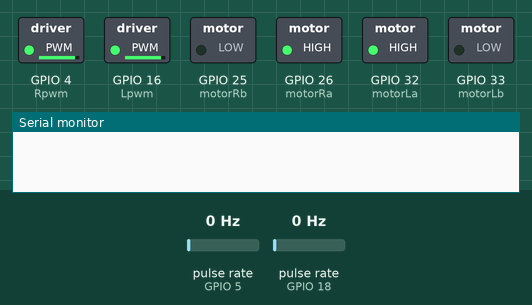
The sketch below on a simulated ESP32. On the bench: switched loads named in the sketch (green lamp = pin HIGH), the last lines printed to the serial monitor. Wiring (inferred from the names in the program): 2 × pulse sensor: data GPIO 5 / data GPIO 18. The inputs (shaded band) are chosen by the test bench; at power-on: pulse rate (sensors on GPIO 18, GPIO 5) 0 Hz.

Above: at 1.2 s.
1.3 s: pulse rate (sensor on GPIO 18) set to 15 Hz
4.3 s: pulse rate (sensor on GPIO 18) set to 20 Hz
At 5.7 s:
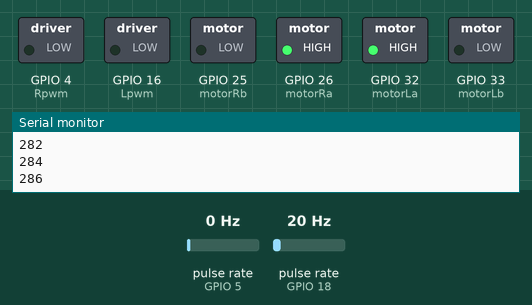
Timing chart, 0 to 7.3 s (numbered marks = the images above; inputs shaded):
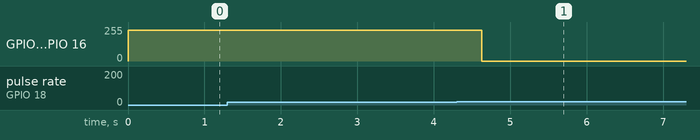

The sketch:

1a_encoder_motor_ticks.ino
```cpp
/*

    Code to measures ticks of one revolution
    through motor actuation .

*/

// encoder pins
#define enc_L   5
#define enc_R   18
// motor pins
#define motorRa 26
#define motorRb 25
#define motorLa 32
#define motorLb 33
#define Rpwm 4
#define Lpwm 16

// PWM Variables
const int channel_R = 0;
const int channel_L = 1;
const int freq = 5000;
const int res = 8;
//Encoder variables
int count_R    = 0;
int count_L    = 0;
short ticks_req = 0;
unsigned int one_rev_ticks = 200 ;


void setup()
{
    Serial.begin(115200);
    setup_all_pins();
    start();
}
void loop(){}

// Encoders-Interrupt callback functions
void Update_encR(){
    count_R++;

    if(one_rev_ticks <=count_R++ ){
        stop_();
    }
}

void Update_encL(){
    count_L++;
}

void setup_all_pins(){
    // encoder pinout defination
    pinMode(enc_R,INPUT);
    pinMode(enc_L,INPUT);
    // Interrupt connection to gpio pins and defining interrupt case
    attachInterrupt(digitalPinToInterrupt(enc_R),Update_encR,CHANGE);
    attachInterrupt(digitalPinToInterrupt(enc_L),Update_encL,CHANGE);
    // Motor Pins defination
    pinMode(motorLa, OUTPUT);
    pinMode(motorLb, OUTPUT);
    pinMode(motorRa, OUTPUT);
    pinMode(motorRb, OUTPUT);
    ledcSetup(channel_R ,freq , res);
    ledcSetup(channel_L ,freq , res);
    ledcAttachPin(Rpwm,channel_R);
    ledcAttachPin(Lpwm,channel_L);

}

void stop_(){
  Serial.println(count_R);
  ledcWrite(channel_R , 0);
  ledcWrite(channel_L , 0);
}

void start(){
  digitalWrite(motorLa,HIGH);
  digitalWrite(motorRa,HIGH);
  digitalWrite(motorLb,LOW);
  digitalWrite(motorRb,LOW);
  ledcWrite(channel_R , 230);
  ledcWrite(channel_L , 230);
}
```

Measured:
- the behaviour switches between 17 and 18 Hz on pulse rate (sensor on GPIO 18) (found by bisection; images 0 and 1)
- after the input at 1.3 s, every drawn part: stays the same
